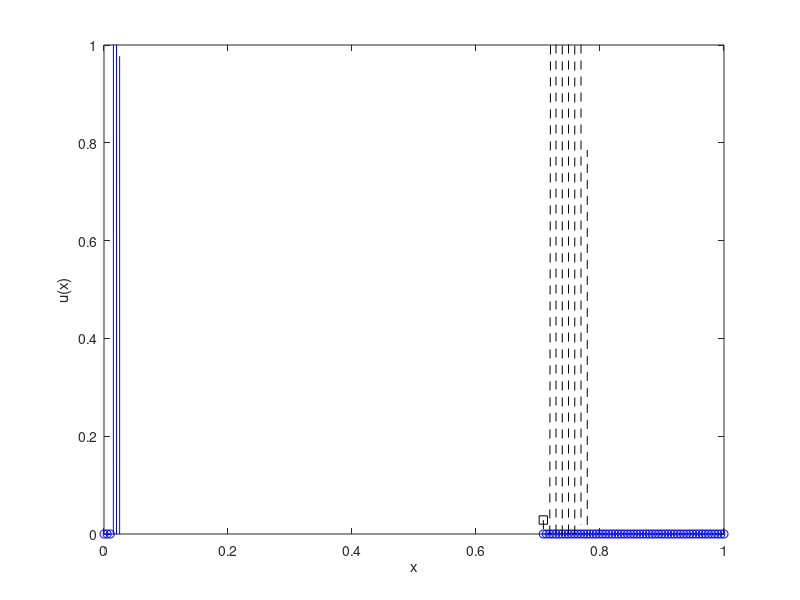

This chart was generated by the following MATLAB code:
% Solving the Linear Convection problem in 1D:
%
%       du/dt + c du/dx = 0
%
% for 0 <= x <= L. And with periodic BC:
%       u(0) = u(L)
%
% with IC @ t = 0 with u(x, 0) = u_0(x)
% where u_0(x): a simple step function.

clear 
close all

% Input parameter
L = 1.0;        % Length of the domain
N = 200;        % Number of grid points

t_final = 10;   % Final time of simulation!
nt = 100;      % Number of time steps

% Wave speed (The speed of wave in the given domain)
c = 0.1;

% Discritized domain spatial and temporal
x = linspace(0, L, N);
dx = L/(N - 1);     % Alternatively dx = x(2) - x(1)
dt = t_final/nt;

% Frist check the CFL codition (This is the same for all explicit schemes)
if c <= dx/dt
    fprintf("NOTE: The explicit method is STABLE!\n")
else
    fprintf("WARNING: The explicit method is UNSTABLE!\n")
end

% Generate the shape of the intial condition
u_0 = zeros(N, 1);
u_0(4: floor(N/5)) = 1.0;

% Setup the visualization
figure

% Preallocating the solution u_new
u1_new = zeros(N, 1);
u2_new = zeros(N, 1);

u1 = sparse(u_0);  % Apply the IC to the system
u2 = sparse(u_0);  % Apply the IC to the system

t = 0;    % Initialize time

% Solving the problem with matrices: [u]_k+1 = {A}[u]_k
% For explicit schemes matrix {A} is constant
% 1) Upwind Scheme
% **<@
dm = c * (dt/dx);           % ***> Off diagonal -1 values
d = 1 - c * (dt/dx);        % ***> Diagonal values

% Constructing the matrix!
A_upwind = diag(d * ones(1, N)) + diag(dm * ones(1, N-1), -1);
A_upwind(1, N) = dm;
A_upwind = sparse(A_upwind);
% **@>

% 2) Lax–Friedrichs method
% **<@
dm = 0.5*(1 + c*(dt/dx));   % ***> Off diagonal -1 values
dp = 0.5*(1 - c*(dt/dx));   % ***> Off diagonal +1 values

% Constructing the matrix!
A_LaxFr = diag(dm * ones(1, N-1), -1) + diag(dp * ones(1, N-1), 1);
A_LaxFr(1, N) = dm;
A_LaxFr(N, 1) = dp;
A_LaxFr = sparse(A_LaxFr);
% **@>


% Marching in time!
while (t < t_final)
    
    % Upwind scheme!
    u1_new = A_upwind * u1;
    
    % Lax–Friedrichs scheme1
    u2_new = A_LaxFr * u2;
    
    % Store new solutions
    u1 = u1_new;
    u2 = u2_new;
    
    % Step in time!
	t = t + dt;
    
    % Plotting live!
    plot(x, u1, '-bo', x, u2, '--ks');
    
    % Setup the limits and labels
    xlim([0 L]) 
    ylim([0 max(u_0)])
    xlabel('x')
    ylabel('u(x)')
	
    drawnow;
end